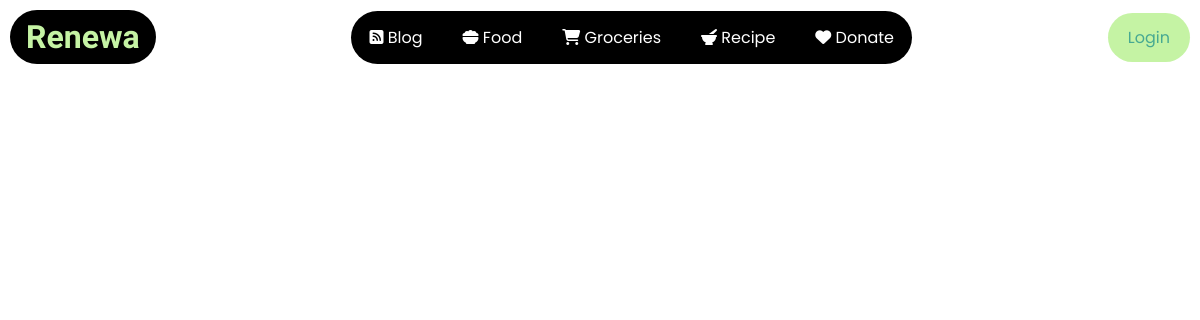
Page /grocery_card on the earlier database version.
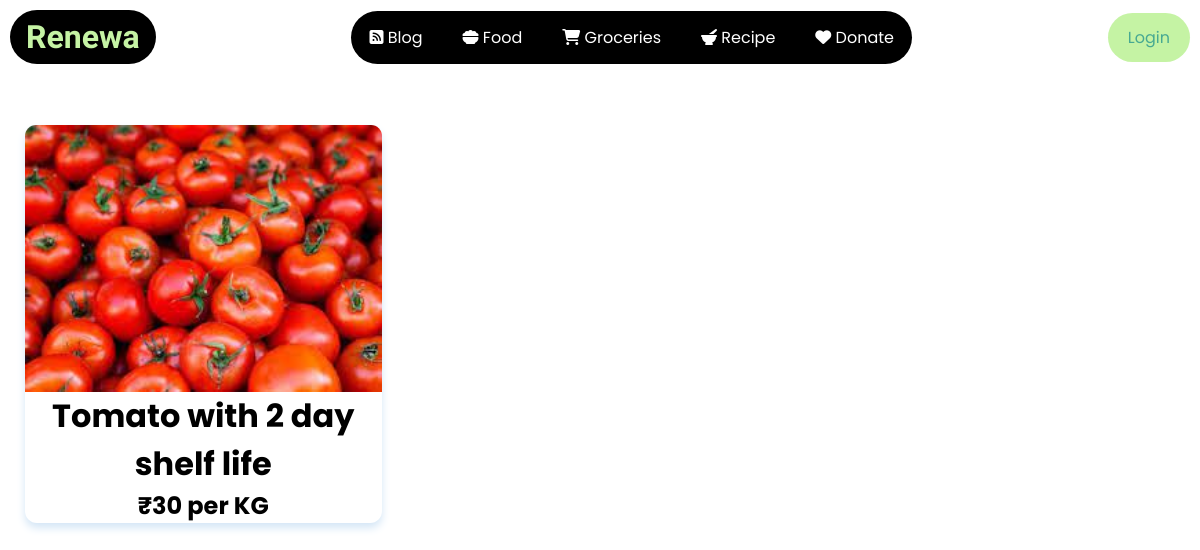
Same page on the later database version.
### mainsite/models.py (models this page shows)
class Grocery(models.Model):
    image = models.ImageField(upload_to='media/slider/%Y/%m', blank=True)
    title = models.TextField(max_length=255)
    price = models.TextField(max_length=255)

### mainsite/views.py (the view)
# urls.py: path('grocery_card',views.grocery_card, name = "grocery_card"),
def grocery_card(request):
    groceries = Grocery.objects.all()
    data={
        'groceries':groceries,
    }
    return render(request,'mainsite/grocery_card.html',data)

### templates/mainsite/grocery_card.html (shortened to what this page needs)
{% load static %}
<html lang="en">
<head>
    <link rel="stylesheet" href="{% static './css/landing.css' %}">
    <link rel="stylesheet" href="{% static './css/food_cadr.css' %}">
</head>
<body>
    <nav>
        <div class="container navbar flex">
            <div class="left-nav">
                <h2><a href="{% url 'home' %}" class="font" href="">Renewa</a></h2>
            </div>
            <div class="mid-nav">
                <ul class="flex">
                    <li><a href="{% url 'blog' %}" class="hover-link underline"><i class="fa-sharp fa-solid fa-square-rss"></i> Blog</a></li>
                    <li><a href="{% url 'food' %}" class="hover-link underline"><i class="fa-solid fa-bowl-food"></i> Food</a></li>
                    <li><a href="{% url 'grocery_card' %}" class="hover-link underline"><i class="fa-solid fa-cart-shopping"></i> Groceries</a></li>
                    <li><a href="{% url 'recipe' %}" class="hover-link underline"><i class="fa-solid fa-mortar-pestle"></i> Recipe</a></li>
                    <li><a href="{% url 'donate' %}" class="hover-link underline"><i class="fa-solid fa-heart"></i> Donate</a></li>
                </ul>
            </div>
            {% if user.is_authenticated %}
            <div class="right-nav">
                <a href="{% url 'logout' %}">Logout</a>
            </div>
            {% else %}
            <div class="right-nav">
                <a href="{% url 'login' %}">Login</a>
            </div>
            {% endif %}
        </div>
    </nav>
    <section class="product">
        <div class="container product-cont flex">
            <div class="product-card-area flex">
                {% for grocery in groceries %}
                <a href="{% url 'singlegrocery' grocery.id  %}" class="product-card">
                    <img src="{{ grocery.image.url }}" alt="">
                    <h2>{{ grocery.title }}</h2>
                    <h3>{{ grocery.price }}</h3>
                </a>
                {% endfor %}
            </div>
        </div>
    </section>
</body>
</html>

Differences in the rows shown:
added Grocery: image (picture), title "Tomato with 2 day shelf life", price "₹30 per KG"
